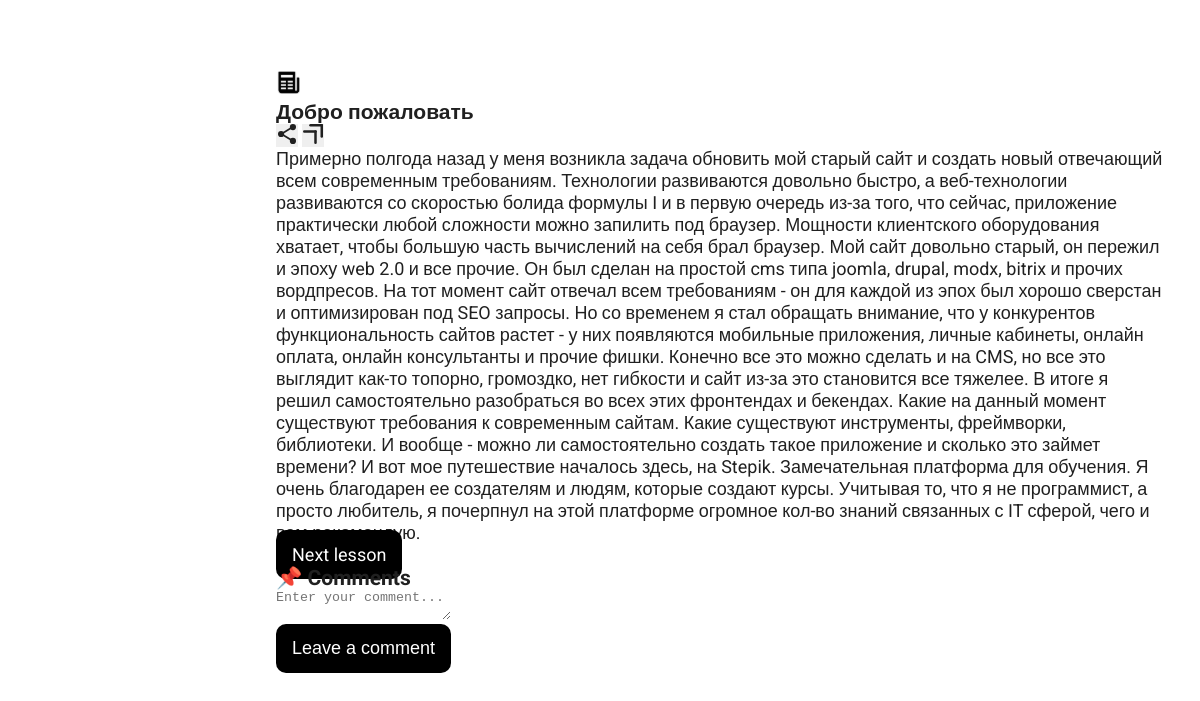
Page /courses/1/ (signed in) on the committed database.
### course/models.py (models this page shows, shortened)
class Task(models.Model):
    TYPE = (
        ('text','text'),
        ('video', 'video'),
        ('project','project'),
        ('code', 'code'),
    )
    title = models.CharField(max_length=255)
    type = models.CharField(max_length=10, choices=TYPE, blank=True)
    points = models.IntegerField(default=0)
    video = models.FileField(upload_to='courses/tasks/videos', blank=True)
    text = RichTextField(blank=True)
    url_on_repo  = models.ManyToManyField(TaskURLField, blank=True)
    code_true_answer = models.CharField(max_length=255, blank=True)
    public = models.BooleanField(default=False)
    users_who_completed = models.ManyToManyField(User, related_name='users_who_completed_task', blank=True)
    created = models.DateTimeField(auto_now_add=True)
    updated = models.DateTimeField(auto_now=True)

### course/views/course.py (the view)
# urls.py: path('<int:id>/', course.course_task, name='task'),
@login_required(login_url='auth:sign-in')
def course_task(request, id):
    course = get_object_or_404(Course, pk=id)
    tasks = []
    task_orders = TaskOrder.objects.filter(course_id=id).order_by('order')
    tasks_all = [task_order.task for task_order in task_orders]
    for task in tasks_all:
        if task.public:
            tasks.append(task)
    paginator = Paginator(tasks, 1)
    page_number = request.GET.get("tasks")
    tasks = paginator.get_page(page_number)
    return render(request, 'course/task.html', {
        'task': tasks[0],
        'course': course,
        'tasks': tasks,
    })

### course/templates/course/task.html (shortened to what this page needs)
{% include 'main.html' %}
{% block title %}
    <link rel="stylesheet" href="/static/css/courses/task.css">
{% endblock title %}
{% block content %}
<div class="task">
    <div class="task__content">
        <div class="task__right">
            <div class="task__right__header">
                <div class="task__right__header__left">
                    {% if task.type == 'video' %}
                        <img src="/static/media/icons/VideoCall.svg" alt="VideoCall" class="task__type"/>
                    {% else %}
                        <img src="/static/media/icons/News.svg" alt="Text" class="task__type" />
                    {% endif %}
                    <h3>{{ task.title }}</h3>
                </div>
                <div class="task__right__header__right">
                    <button id="ShareLesson">
                    </button>
                    <button id="FullScreen">
                    </button>
                </div>
            </div>
            <div class="task__right__content">
                {% if task.type == 'video' %}
                <video src="/static/{{ task.video.url }}"></video>
                {% else %}
                    {% autoescape off %}
                        {{ task.text }}
                    {% endautoescape %}
                {% endif %}
                <div class="task__right__content__footer">
                    {% if tasks.has_next %}
                    <a class="btn" href="/courses/{{ course.id }}/?tasks={{ tasks.next_page_number }}">Next lesson</a>
                    {% endif %}
                </div>
                <div class="task__comments">
                    <div class="task__comments__header">
                        <h3>📌 Comments</h3>
                    </div>
                    <form action="" method="POST" id="TaskCommentsForm">
                        <textarea name="text" placeholder="Enter your comment..."></textarea>
                        <div class="">
                            <button class="btn">Leave a comment</button>
                        </div>
                    </form>
                </div>
            </div>
        </div>
    </div>
</div>
{% endblock content %}

### static/css/main.css (style rules this page uses)
* { box-sizing: border-box; padding: 0; margin: 0; text-decoration: none; outline: none; border: none; }
body { background-color: var(--white); color: var(--primary); font-size: 18px; font-family: var(--Roboto); overflow-x: hidden; }
a { color: rgb(20,20,20,.9); }
.btn { padding: 14px 16px; border-radius: 10px; background-color: var(--black); color: var(--white); font-size: 18px; cursor: pointer; }
a, button, input, textarea, select, textarea { transition: all .3s linear; }

### old/static/css/courses/task.css (style rules this page uses)
.task { display: flex; width: 100%; justify-content: flex-start; align-items: start; margin-top: 60px; overflow: hidden; margin-bottom: 10px; }
.task__content { width: 100%; overflow-y: scroll; margin-left: 20%; margin-bottom: 10%; }
.task__content { display: flex; justify-content: center; align-items: center; flex-direction: column; width: 100%; padding: 10px 3%; }

### static/css/variables.css (style rules this page uses)
:root { --black: #000; --white: #fff; --primary: #202020; --lightYellow: rgb(242, 230, 217); --pink: #EAB6E1; --violet: rgb(187, 168, 253); --lilac: #DDC1EA; --lightBlue: #F3F8FF; --blue: #DEECFF; --lightViolet: #C6CFFF; --lightLilac: #E8D3FF; --Roboto: 'Roboto', sans-serif; --PaytoneOne: 'Paytone One', sans-serif; }

### rows in the picture
Task: title "Добро пожаловать", text "Примерно полгода назад у меня возникла задача обновить мой старый сайт и создать новый отвечающий всем современным требованиям. Технологии развиваются довольно быстро, а веб-технологии развиваются со скоростью болида формулы I и в первую очередь из-за того, что сейчас, приложение практически любой сложности можно запилить под браузер. Мощности клиентского оборудования хватает, чтобы большую часть вычислений на себя брал браузер. Мой сайт довольно старый, он пережил и эпоху web 2.0 и все прочие. Он был сделан на простой cms типа joomla, drupal, modx, bitrix и прочих вордпресов. На тот момент сайт отвечал всем требованиям - он для каждой из эпох был хорошо сверстан и оптимизирован под SEO…"
